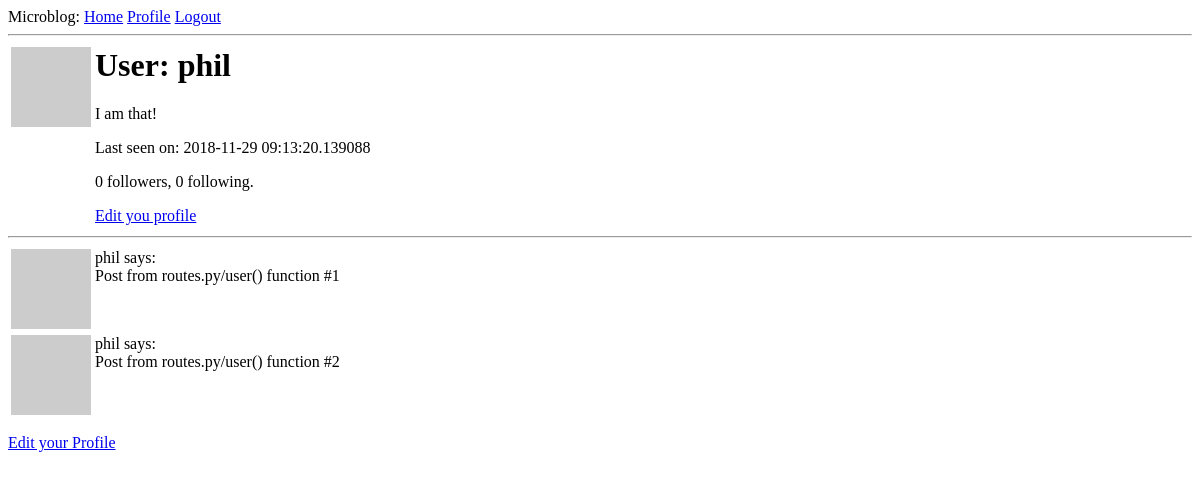
The app's page /user/phil (signed in), older data.
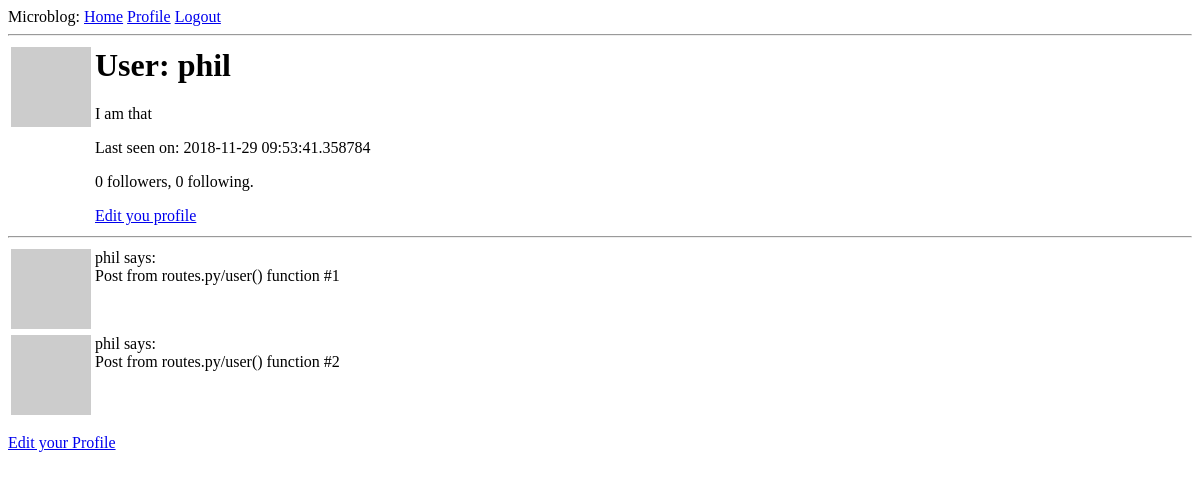
The same page, newer data.
### app/models.py (models this page shows, shortened)
class User(UserMixin, db.Model):
    id = db.Column(db.Integer, primary_key=True) # comma at end of this line caused me an hour!
    username = db.Column(db.String(64), index=True, unique=True)
    email = db.Column(db.String(120), index=True, unique=True)
    password_hash = db.Column(db.String(128))
    posts = db.relationship('Post', backref='author', lazy='dynamic')
    about_me = db.Column(db.String(140))
    last_seen = db.Column(db.DateTime, default=datetime.utcnow)
    followed = db.relationship(
        'User', secondary=followers,
        primaryjoin=(followers.c.follower_id == id),
        secondaryjoin=(followers.c.followed_id == id),
        backref=db.backref('followers', lazy='dynamic'), lazy='dynamic')
    def avatar(self, size):
        digest = md5(self.email.lower().encode('utf-8')).hexdigest()
        return 'https://www.gravatar.com/avatar/{}?d=identicon&s={}'.format(digest, size)

### app/routes.py (the view)
@app.route('/user/<username>')
@login_required
def user(username):
    user = User.query.filter_by(username=username).first_or_404()
    posts = [
        {'author': user, 'body': 'Post from routes.py/user() function #1'},
        {'author': user, 'body': 'Post from routes.py/user() function #2'}
    ]
    return render_template('user.html', user=user, posts=posts)

### app/models.py (called while the page is built)
@login.user_loader
def load_user(id):
    return User.query.get(int(id))

### app/routes.py (called while the page is built)
@app.before_request  # flask register decorator implementation checks if the current_user is logged in, & if so sets the last_seen field to the current time
def before_request():  # view function
    if current_user.is_authenticated:
        current_user.last_seen = datetime.utcnow()
        db.session.commit()

### app/templates/user.html
{% extends "base.html" %}
{% block content %}
    <table>
        <tr valign="top">
            <td><img src="{{ user.avatar(128) }}"></td>
            <td>
                <h1>User: {{ user.username }}</h1>
                {% if user.about_me %}<p>{{ user.about_me }}</p>{% endif %}
                {% if user.last_seen %}<p>Last seen on: {{ user.last_seen }}</p>{% endif %}
                <p>{{ user.followers.count() }} followers, {{ user.followed.count() }} following.</p>
                {% if user == current_user %}
                <p><a href="{{ url_for('edit_profile') }}"> Edit you profile</a></p>
                {% elif not current_user.is_following(user) %}
                <p><a href="{{ url_for('follow', username=user.username) }}">Follow</a></p>
                {% else %}
                <p><a href="{{ url_for('unfollow', username=user.username) }}">Unfollow</a></p>
                {% endif %}
            </td>
        </tr>
    </table>
    <hr>
    {% for post in posts %}
        {% include '_post.html' %}
    {% endfor %}
    {% if user == current_user %}
    <p><a href="{{ url_for('edit_profile') }}">Edit your Profile</a></p>
    {% endif %}
{% endblock %}

### app/templates/base.html (shortened to what this page needs)
<html>
    <head>
    </head>
    <body>
        <div>Microblog:
            <a href="{{ url_for('index') }}">Home</a>
            {% if current_user.is_anonymous %}
            <a href="{{ url_for('login') }}">Login</a>
            {% else %}
            <a href="{{ url_for('user', username=current_user.username) }}">Profile</a>
            <a href="{{ url_for('logout') }}">Logout</a>
            {% endif %}
        </div>
        <hr>
        {% block content %} {% endblock %}
    </body>
</html>

### app/templates/_post.html
<table>
    <tr valign="top">
        <td><img src="{{ post.author.avatar(36) }}"></td>
        <td>{{ post.author.username }} says:<br>{{ post.body }}</td>
    </tr>
</table>

Row changes from the older to the newer data that the page shows:
changed User "phil": about_me "I am that!" → "I am that"; last_seen "2018-11-29 09:13:20.139088" → "2018-11-29 09:53:41.358784"
